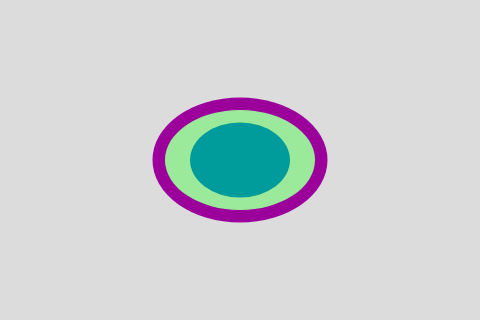
Frame 1 (no input)
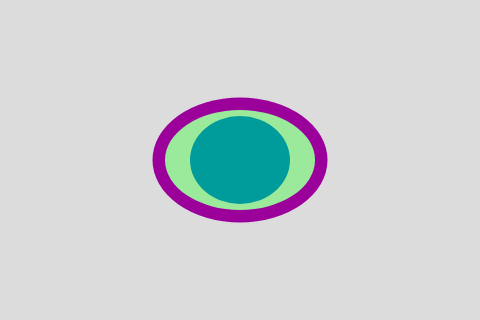
Frame 60 (no input)
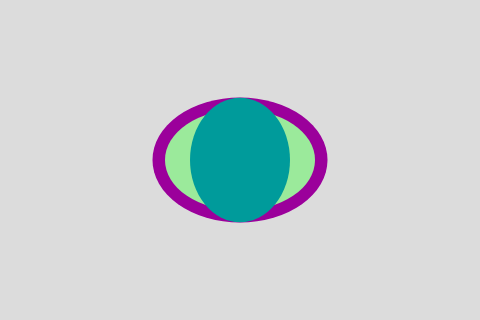
Frame 120 (the mouse pressed at the canvas centre since frame 60)

The p5.js sketch that drew these frames (run headless with seeded random() and noise() and a simulated clock; from frame 60 on, the mouse is pressed at the canvas centre):

// p5.js sketch
// ── sketch.js
let c1;
let c2;
let c3;
let counter = 0;
function setup() {
  createCanvas(480, 320);
  c1 = new Circle(width / 2, height / 2, 100, 75);
  c2 = new Circle(width / 2, height / 2, 150, 100);
  c3 = new Circle(width / 2, height / 2, 175, 125);
}

function draw() {
  background(220);
  strokeWeight(0);

  fill(155, 0, 155);
  if (counter > 200) {
    c3.update();
  }
  c3.draw();

  fill(155, 234, 155);
  if (counter > 100) {
    c2.update();
  }
  c2.draw();

  fill(0, 155, 155);
  c1.update();
  c1.draw();

  counter++;
}

class Circle {
  constructor(x, y, w, size) {
    this.x = x;
    this.y = y;
    this.w = w;
    this.size = size;
    this.angle = 0.0;
    this.inc = TWO_PI / 850.0;
  }

  update() {
    this.size = this.size + 1 * sin(this.angle);
    this.angle = this.angle + this.inc;
  }

  draw() {
    ellipse(this.x, this.y, this.w, this.size);
  }
}
